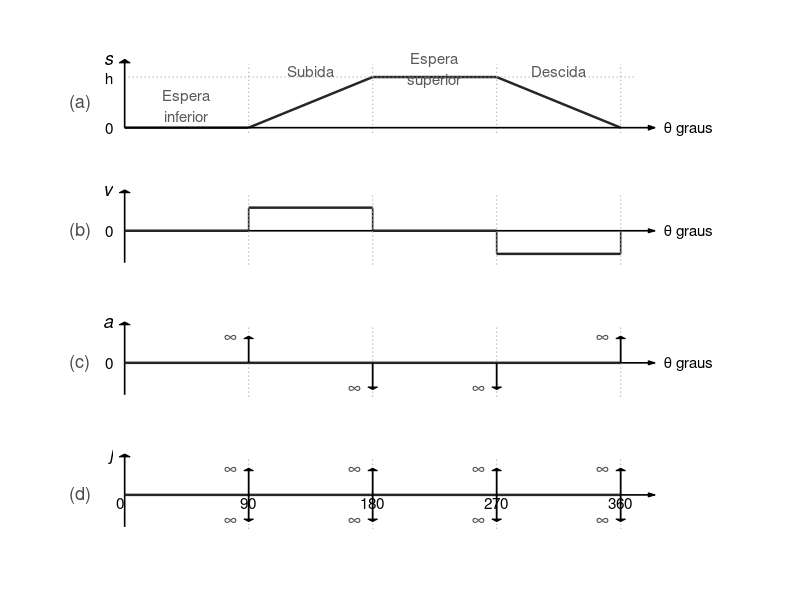

Here is the MATLAB script that generated this plot:
%% Script para plotar diagramas SVAJ com velocidade constante (infringindo a Lei Fundamental)
%% Réplica fiel da Figura 8.12 do livro Robert L. Norton (2010)

clear; close all; clc;
graphics_toolkit('qt');

assets_dir = fullfile(fileparts(mfilename('fullpath')), 'assets');
if ~exist(assets_dir, 'dir')
    mkdir(assets_dir);
end

% Função para desenhar flechas proporcionais nítidas
function desenhar_seta(x0, y0, dx, dy, tam_x, tam_y, cor, lw)
    line([x0, x0 + dx], [y0, y0 + dy], 'Color', cor, 'LineWidth', lw);
    px = x0 + dx;
    py = y0 + dy;
    
    if dx > 0 && dy == 0 % Horizontal para a direita
        patch([px, px - tam_x, px - tam_x], [py, py + tam_y, py - tam_y], cor, 'EdgeColor', cor);
    elseif dx == 0 && dy > 0 % Vertical para cima
        patch([px, px - tam_x, px + tam_x], [py, py - tam_y, py - tam_y], cor, 'EdgeColor', cor);
    elseif dx == 0 && dy < 0 % Vertical para baixo
        patch([px, px - tam_x, px + tam_x], [py, py + tam_y, py + tam_y], cor, 'EdgeColor', cor);
    end
end

fig = figure('visible', 'off', 'position', [100, 100, 950, 1080]);

h = 1;
cor_linha = [0.15, 0.15, 0.15];
cor_guia  = [0.65, 0.65, 0.65];
lw_linha  = 1.8;
lw_guia   = 0.9;

% =========================================================================
% 1. DESLOCAMENTO (s)
% =========================================================================
ax1 = subplot(4, 1, 1);
hold on; box off;

plot([0, 90, 180, 270, 360], [0, 0, h, h, 0], 'Color', cor_linha, 'LineWidth', lw_linha);

for th = [90, 180, 270, 360]
    line([th, th], [-0.1, 1.25], 'Color', cor_guia, 'LineStyle', ':', 'LineWidth', lw_guia);
end
line([0, 370], [h, h], 'Color', cor_guia, 'LineStyle', ':', 'LineWidth', lw_guia);

text(45, 0.45*h, {'Espera', 'inferior'}, 'HorizontalAlignment', 'center', 'FontSize', 11, 'Color', [0.35 0.35 0.35]);
text(135, 1.12*h, 'Subida', 'HorizontalAlignment', 'center', 'FontSize', 11, 'Color', [0.35 0.35 0.35]);
text(225, 1.15*h, {'Espera', 'superior'}, 'HorizontalAlignment', 'center', 'FontSize', 11, 'Color', [0.35 0.35 0.35]);
text(315, 1.12*h, 'Descida', 'HorizontalAlignment', 'center', 'FontSize', 11, 'Color', [0.35 0.35 0.35]);

text(-40, 0.5*h, '(a)', 'FontSize', 13, 'Color', [0.3 0.3 0.3]);

desenhar_seta(0, 0, 385, 0, 5, 0.05, 'k', 1.2);
desenhar_seta(0, 0, 0, 1.35, 4, 0.07, 'k', 1.2);

text(392, 0, '\theta graus', 'FontSize', 11, 'VerticalAlignment', 'middle');
text(-8, 1.35, 's', 'FontSize', 13, 'FontAngle', 'italic', 'HorizontalAlignment', 'right');
text(-8, h, 'h', 'FontSize', 11, 'HorizontalAlignment', 'right');
text(-8, 0, '0', 'FontSize', 11, 'HorizontalAlignment', 'right');

xlim([-15, 435]);
ylim([-0.2, 1.45]);
axis off;

% =========================================================================
% 2. VELOCIDADE (v)
% =========================================================================
ax2 = subplot(4, 1, 2);
hold on; box off;

v_val = 0.65;

desenhar_seta(0, 0, 385, 0, 5, 0.06, 'k', 1.2);
desenhar_seta(0, -0.9, 0, 2.05, 4, 0.08, 'k', 1.2);

line([0, 90], [0, 0], 'Color', cor_linha, 'LineWidth', lw_linha);
line([90, 90], [0, v_val], 'Color', cor_linha, 'LineWidth', 1.2, 'LineStyle', '-');
line([90, 180], [v_val, v_val], 'Color', cor_linha, 'LineWidth', lw_linha);
line([180, 180], [v_val, 0], 'Color', cor_linha, 'LineWidth', 1.2, 'LineStyle', '-');
line([180, 270], [0, 0], 'Color', cor_linha, 'LineWidth', lw_linha);
line([270, 270], [0, -v_val], 'Color', cor_linha, 'LineWidth', 1.2, 'LineStyle', '-');
line([270, 360], [-v_val, -v_val], 'Color', cor_linha, 'LineWidth', lw_linha);
line([360, 360], [-v_val, 0], 'Color', cor_linha, 'LineWidth', 1.2, 'LineStyle', '-');

for th = [90, 180, 270, 360]
    line([th, th], [-0.95, 1.05], 'Color', cor_guia, 'LineStyle', ':', 'LineWidth', lw_guia);
end

text(-40, 0, '(b)', 'FontSize', 13, 'Color', [0.3 0.3 0.3]);
text(392, 0, '\theta graus', 'FontSize', 11, 'VerticalAlignment', 'middle');
text(-8, 1.15, 'v', 'FontSize', 13, 'FontAngle', 'italic', 'HorizontalAlignment', 'right');
text(-8, 0, '0', 'FontSize', 11, 'HorizontalAlignment', 'right');

xlim([-15, 435]);
ylim([-1.1, 1.25]);
axis off;

% =========================================================================
% 3. ACELERAÇÃO (a) - IMPULSOS DE DIRAC
% =========================================================================
ax3 = subplot(4, 1, 3);
hold on; box off;

desenhar_seta(0, 0, 385, 0, 5, 0.06, 'k', 1.2);
desenhar_seta(0, -0.9, 0, 2.05, 4, 0.08, 'k', 1.2);

line([0, 360], [0, 0], 'Color', cor_linha, 'LineWidth', lw_linha);

for th = [90, 180, 270, 360]
    line([th, th], [-0.95, 1.05], 'Color', cor_guia, 'LineStyle', ':', 'LineWidth', lw_guia);
end

% Flechas de impulso de aceleração (posicionando o símbolo \infty exatamente ao lado da ponta)
% 90°: +inf
desenhar_seta(90, 0, 0, 0.75, 3.5, 0.07, 'k', 1.3);
text(82, 0.72, '\infty', 'FontSize', 13, 'Color', [0.35 0.35 0.35], 'HorizontalAlignment', 'right');

% 180°: -inf
desenhar_seta(180, 0, 0, -0.75, 3.5, 0.07, 'k', 1.3);
text(172, -0.72, '\infty', 'FontSize', 13, 'Color', [0.35 0.35 0.35], 'HorizontalAlignment', 'right');

% 270°: -inf
desenhar_seta(270, 0, 0, -0.75, 3.5, 0.07, 'k', 1.3);
text(262, -0.72, '\infty', 'FontSize', 13, 'Color', [0.35 0.35 0.35], 'HorizontalAlignment', 'right');

% 360°: +inf
desenhar_seta(360, 0, 0, 0.75, 3.5, 0.07, 'k', 1.3);
text(352, 0.72, '\infty', 'FontSize', 13, 'Color', [0.35 0.35 0.35], 'HorizontalAlignment', 'right');

text(-40, 0, '(c)', 'FontSize', 13, 'Color', [0.3 0.3 0.3]);
text(392, 0, '\theta graus', 'FontSize', 11, 'VerticalAlignment', 'middle');
text(-8, 1.15, 'a', 'FontSize', 13, 'FontAngle', 'italic', 'HorizontalAlignment', 'right');
text(-8, 0, '0', 'FontSize', 11, 'HorizontalAlignment', 'right');

xlim([-15, 435]);
ylim([-1.1, 1.25]);
axis off;

% =========================================================================
% 4. JERK (j) - DOUBLETS DE DIRAC
% =========================================================================
ax4 = subplot(4, 1, 4);
hold on; box off;

desenhar_seta(0, 0, 385, 0, 5, 0.06, 'k', 1.2);
desenhar_seta(0, -0.9, 0, 2.05, 4, 0.08, 'k', 1.2);

line([0, 360], [0, 0], 'Color', cor_linha, 'LineWidth', lw_linha);

for th = [90, 180, 270, 360]
    line([th, th], [-0.95, 1.05], 'Color', cor_guia, 'LineStyle', ':', 'LineWidth', lw_guia);
    
    % Flechas duplas
    desenhar_seta(th, 0, 0, 0.75, 3.5, 0.07, 'k', 1.3);
    desenhar_seta(th, 0, 0, -0.75, 3.5, 0.07, 'k', 1.3);
    text(th - 8, 0.72, '\infty', 'FontSize', 13, 'Color', [0.35 0.35 0.35], 'HorizontalAlignment', 'right');
    text(th - 8, -0.72, '\infty', 'FontSize', 13, 'Color', [0.35 0.35 0.35], 'HorizontalAlignment', 'right');
end

text(-40, 0, '(d)', 'FontSize', 13, 'Color', [0.3 0.3 0.3]);
text(-8, 1.15, 'j', 'FontSize', 13, 'FontAngle', 'italic', 'HorizontalAlignment', 'right');

% Rótulos no eixo das abscissas bem ajustados
text(0, -0.22, '0', 'FontSize', 11, 'HorizontalAlignment', 'right');
text(90, -0.22, '90', 'FontSize', 11, 'HorizontalAlignment', 'center');
text(180, -0.22, '180', 'FontSize', 11, 'HorizontalAlignment', 'center');
text(270, -0.22, '270', 'FontSize', 11, 'HorizontalAlignment', 'center');
text(360, -0.22, '360', 'FontSize', 11, 'HorizontalAlignment', 'center');

xlim([-15, 435]);
ylim([-1.1, 1.25]);
axis off;

% Salvar figura em alta resolução 300 DPI
output_img = fullfile(assets_dir, 'grafico_velocidade_constante_svaj.png');
print(fig, output_img, '-dpng', '-r300');
fprintf('Gráfico gerado com sucesso em: %s\n', output_img);
